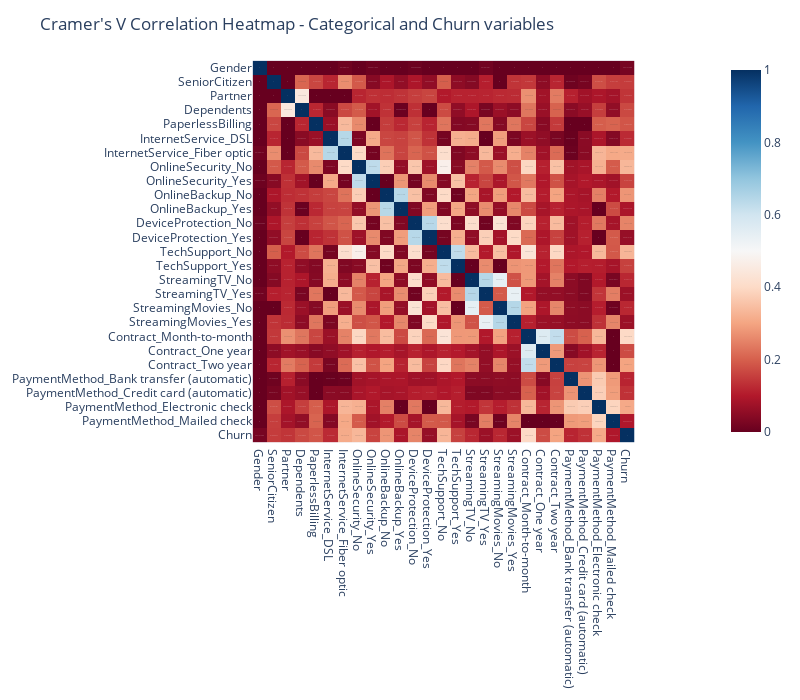

The cell this chart's notebook holds for it:
### Code cell
plt.ioff() # to not show the default matplotlib plot from the associations function
excluded = ['Tenure','MonthlyCharges']
string_columns = [ col for col in x_train.columns if col not in excluded]
df_categorical = x_train[string_columns].assign(Churn=y_train)
corr_measures = associations(df_categorical, nominal_columns='all', plot = False)
fig = px.imshow(corr_measures['corr'],color_continuous_scale="RdBu",text_auto=True)
fig.update_layout(title="Cramer's V Correlation Heatmap - Categorical and Churn variables", width=800, height=700)
fig.show()

### Figure 1 — Plotly figure (JSON) as saved in the notebook; plotly's stock layout.template omitted (floating-point values rounded to 4 significant figures; data arrays with more than 128 entries replaced by an {"elided": "..."} marker saying what was removed)
{"data": [{"coloraxis": "coloraxis", "hovertemplate": "x: %{x}<br>y: %{y}<br>color: %{z}<extra></extra>", "name": "0", "texttemplate": "%{z}", "type": "heatmap", "x": ["Gender", "SeniorCitizen", "Partner", "Dependents", "PaperlessBilling", "InternetService_DSL", "InternetService_Fiber optic", "OnlineSecurity_No", "OnlineSecurity_Yes", "OnlineBackup_No", "OnlineBackup_Yes", "DeviceProtection_No", "DeviceProtection_Yes", "TechSupport_No", "TechSupport_Yes", "StreamingTV_No", "StreamingTV_Yes", "StreamingMovies_No", "StreamingMovies_Yes", "Contract_Month-to-month", "Contract_One year", "Contract_Two year", "PaymentMethod_Bank transfer (automatic)", "PaymentMethod_Credit card (automatic)", "PaymentMethod_Electronic check", "PaymentMethod_Mailed check", "Churn"], "xaxis": "x", "y": ["Gender", "SeniorCitizen", "Partner", "Dependents", "PaperlessBilling", "InternetService_DSL", "InternetService_Fiber optic", "OnlineSecurity_No", "OnlineSecurity_Yes", "OnlineBackup_No", "OnlineBackup_Yes", "DeviceProtection_No", "DeviceProtection_Yes", "TechSupport_No", "TechSupport_Yes", "StreamingTV_No", "StreamingTV_Yes", "StreamingMovies_No", "StreamingMovies_Yes", "Contract_Month-to-month", "Contract_One year", "Contract_Two year", "PaymentMethod_Bank transfer (automatic)", "PaymentMethod_Credit card (automatic)", "PaymentMethod_Electronic check", "PaymentMethod_Mailed check", "Churn"], "yaxis": "y", "z": {"elided": "27x27 float values"}}], "layout": {"coloraxis": {"colorscale": [[0, "rgb(103,0,31)"], [0.1, "rgb(178,24,43)"], [0.2, "rgb(214,96,77)"], [0.3, "rgb(244,165,130)"], [0.4, "rgb(253,219,199)"], [0.5, "rgb(247,247,247)"], [0.6, "rgb(209,229,240)"], [0.7, "rgb(146,197,222)"], [0.8, "rgb(67,147,195)"], [0.9, "rgb(33,102,172)"], [1, "rgb(5,48,97)"]]}, "height": 700, "margin": {"t": 60}, "title": {"text": "Cramer's V Correlation Heatmap - Categorical and Churn variables"}, "width": 800, "xaxis": {"anchor": "y", "constrain": "domain", "domain": [0, 1], "scaleanchor": "y"}, "yaxis": {"anchor": "x", "autorange": "reversed", "constrain": "domain", "domain": [0, 1]}}}
